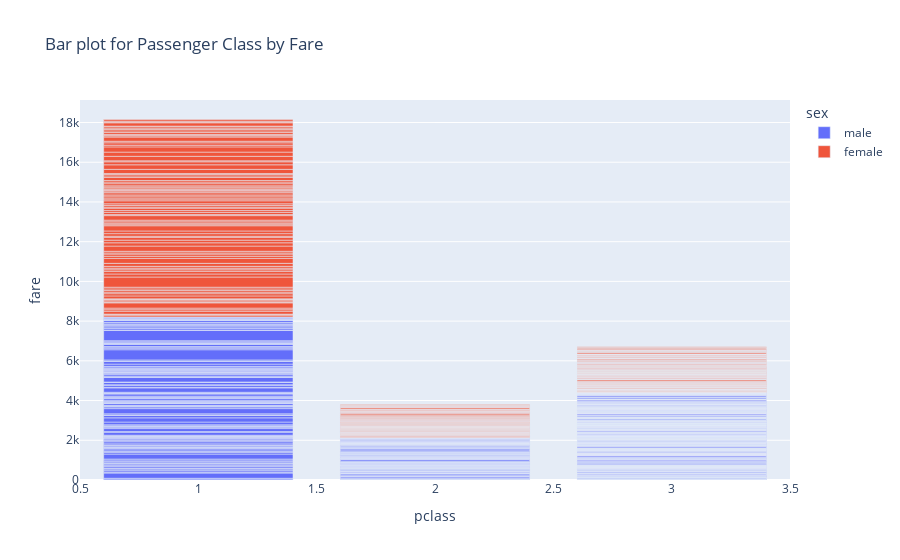

Notebook cell for this chart:
### Code cell
#A bar plot shows the relationship between a numeric and a categorical value

fig = px.bar(df, x='pclass', y='fare', color='sex', title="Bar plot for Passenger Class by Fare")
fig.show()

### Figure 1 — Plotly figure (JSON) as saved in the notebook; plotly's stock layout.template omitted (floating-point values rounded to 4 significant figures; data arrays with more than 128 entries replaced by an {"elided": "..."} marker saying what was removed)
{"data": [{"alignmentgroup": "True", "hovertemplate": "sex=male<br>pclass=%{x}<br>fare=%{y}<extra></extra>", "legendgroup": "male", "marker": {"color": "#636efa", "pattern": {"shape": ""}}, "name": "male", "offsetgroup": "male", "orientation": "v", "showlegend": true, "textposition": "auto", "type": "bar", "x": {"elided": "577 int values"}, "xaxis": "x", "y": {"elided": "577 float values"}, "yaxis": "y"}, {"alignmentgroup": "True", "hovertemplate": "sex=female<br>pclass=%{x}<br>fare=%{y}<extra></extra>", "legendgroup": "female", "marker": {"color": "#EF553B", "pattern": {"shape": ""}}, "name": "female", "offsetgroup": "female", "orientation": "v", "showlegend": true, "textposition": "auto", "type": "bar", "x": {"elided": "314 int values"}, "xaxis": "x", "y": {"elided": "314 float values"}, "yaxis": "y"}], "layout": {"barmode": "relative", "legend": {"title": {"text": "sex"}, "tracegroupgap": 0}, "title": {"text": "Bar plot for Passenger Class by Fare"}, "xaxis": {"anchor": "y", "domain": [0, 1], "title": {"text": "pclass"}}, "yaxis": {"anchor": "x", "domain": [0, 1], "title": {"text": "fare"}}}}
